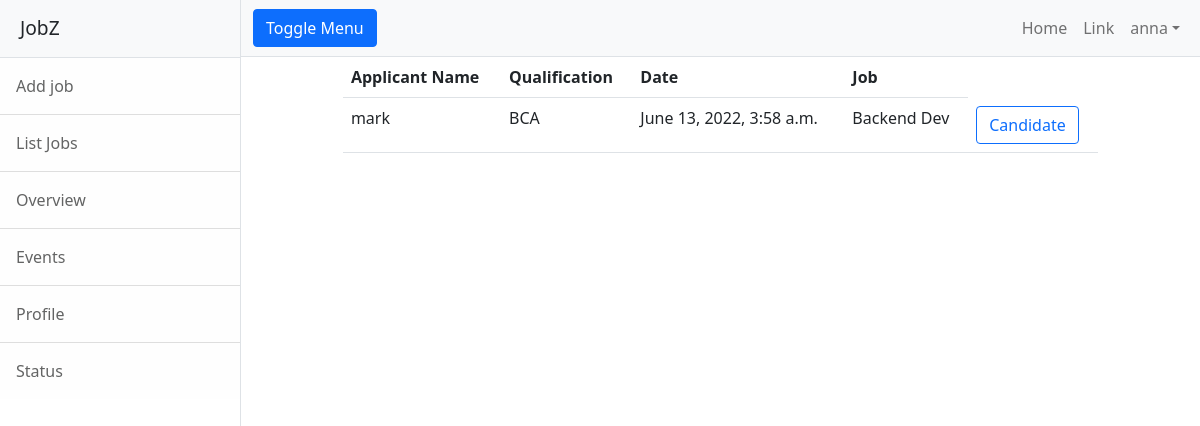
The app's page /employer/applications/all/1 (signed in) with its own data.
### employer/models.py (models this page shows, shortened)
class User(AbstractUser):
    options = (
        ("employer", "employer"),
        ("candidate", "candidate")
    )
    role = models.CharField(max_length=120, choices=options, default="candidate")
    phone = models.CharField(max_length=12, null=True)

class Application(models.Model):
    applicant = models.ForeignKey(User, on_delete=models.CASCADE, related_name="applicant")
    job = models.ForeignKey(Jobs, on_delete=models.CASCADE)
    options = (
        ("applied", "applied"),
        ("accepted", "accepted"),
        ("rejected", "rejected"),
        ("pending", "pending"),
        ("cancelled", "cancelled")
    )
    status = models.CharField(max_length=120, choices=options, default="applied")
    date = models.DateTimeField(auto_now_add=True)

class Jobs(models.Model):
    job_title = models.CharField(max_length=100)
    company = models.ForeignKey(User, on_delete=models.CASCADE, related_name="company")
    location = models.CharField(max_length=100)
    salary = models.PositiveIntegerField(null=True)
    experience = models.PositiveIntegerField(default=0)
    created_date = models.DateField(auto_now_add=True)
    last_date = models.DateField(null=True)
    active_status = models.BooleanField(default=True)

### candidate/models.py (models this page shows)
class CandidateProfile(models.Model):
    user = models.OneToOneField(User, on_delete=models.CASCADE, related_name="candidate")
    profile_pic = models.ImageField(upload_to="cand_profiles")
    resume = models.FileField(upload_to="cvs")
    qualification = models.CharField(max_length=120)
    skills = models.CharField(max_length=120)
    experience = models.PositiveIntegerField(default=0)

### employer/views.py (the view)
# urls.py: path('applications/all/<int:id>', views.EmpListApplicationsView.as_view(), name="emp-app-list"),
class EmpListApplicationsView(ListView):
    model = Application
    context_object_name = "applications"
    template_name = "emp-app-list.html"
    def get_queryset(self):
        return Application.objects.filter(job=self.kwargs.get("id")).exclude(status="cancelled")

### employer/templates/emp-app-list.html
{%extends 'base.html'%}
{%block body_block%}
<div class="container">
    <div class="row">
        <div class="col-1"></div>
        <div class="col-10">
            <table class="table">
                <tr>
                    <th>
                        Applicant Name
                    </th>
                    <th>
                        Qualification
                    </th>
                    <th>
                        Date
                    </th>
                    <th>
                        Job
                    </th>
                </tr>
                {%for application in applications%}
                <tr>
                    <td>{{application.applicant.username}}</td>
                    <td>{{application.applicant.candidate.qualification}}</td>
                    <td>{{application.date}}</td>
                    <td>{{application.job.job_title}}</td>
                    <td><a href="{% url 'emp-app-detail' application.id%}" class="btn btn-outline-primary"> Candidate</a></td>
                </tr>
                    {%endfor%}
            </table>
        </div>
        <div class="col-1"></div>
    </div>
</div>
{%endblock%}

### employer/templates/base.html (shortened to what this page needs)
<!DOCTYPE html>
{%load static%}
<html lang="en">
<head>
    <link href="{%static 'css/styles.css'%}" rel="stylesheet"/>
</head>
<body>
<div class="d-flex" id="wrapper">
    <div class="border-end bg-white" id="sidebar-wrapper">
        <div class="sidebar-heading border-bottom bg-light">JobZ</div>
        <div class="list-group list-group-flush">
            <a class="list-group-item list-group-item-action list-group-item-light p-3" href="{%url 'emp-add-job'%}">Add
                job</a>
            <a class="list-group-item list-group-item-action list-group-item-light p-3" href="{% url 'emp-all-jobs'%}">List
                Jobs</a>
            <a class="list-group-item list-group-item-action list-group-item-light p-3" href="#!">Overview</a>
            <a class="list-group-item list-group-item-action list-group-item-light p-3" href="#!">Events</a>
            <a class="list-group-item list-group-item-action list-group-item-light p-3" href="#!">Profile</a>
            <a class="list-group-item list-group-item-action list-group-item-light p-3" href="#!">Status</a>
        </div>
    </div>
    <div id="page-content-wrapper">
        <nav class="navbar navbar-expand-lg navbar-light bg-light border-bottom">
            <div class="container-fluid">
                <button class="btn btn-primary" id="sidebarToggle">Toggle Menu</button>
                <div class="collapse navbar-collapse" id="navbarSupportedContent">
                    <ul class="navbar-nav ms-auto mt-2 mt-lg-0">
                        <li class="nav-item active"><a class="nav-link" href="{% url 'emp-home'%}">Home</a></li>
                        <li class="nav-item"><a class="nav-link" href="#!">Link</a></li>
                        <li class="nav-item dropdown">
                            <a class="nav-link dropdown-toggle" id="navbarDropdown" href="#" role="button"
                               data-bs-toggle="dropdown" aria-haspopup="true" aria-expanded="false">{{request.user}}</a>
                        </li>
                    </ul>
                </div>
            </div>
        </nav>
        <div class="container-fluid">
            {%block body_block%}
            {%endblock%}
        </div>
    </div>
</div>
</body>
</html>

### records on screen
User: user "anna"
Application: applicant.username "mark", applicant.candidate.qualification "BCA", date "June 13, 2022, 3:58 a.m.", job.job_title "Backend Dev"
